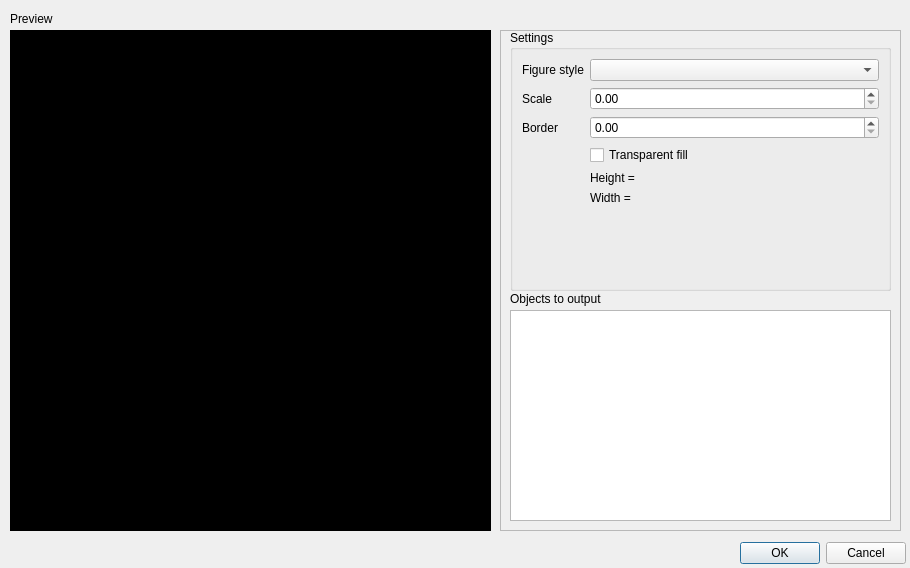
<?xml version="1.0" encoding="UTF-8"?>
<ui version="4.0">
 <class>saveNetworkImageDialog</class>
 <widget class="QDialog" name="saveNetworkImageDialog">
  <property name="windowModality">
   <enum>Qt::ApplicationModal</enum>
  </property>
  <property name="geometry">
   <rect>
    <x>0</x>
    <y>0</y>
    <width>910</width>
    <height>568</height>
   </rect>
  </property>
  <property name="sizePolicy">
   <sizepolicy hsizetype="Fixed" vsizetype="Fixed">
    <horstretch>0</horstretch>
    <verstretch>0</verstretch>
   </sizepolicy>
  </property>
  <property name="windowTitle">
   <string>Dialog</string>
  </property>
  <property name="modal">
   <bool>true</bool>
  </property>
  <widget class="QDialogButtonBox" name="buttonBox">
   <property name="geometry">
    <rect>
     <x>730</x>
     <y>540</y>
     <width>176</width>
     <height>27</height>
    </rect>
   </property>
   <property name="orientation">
    <enum>Qt::Horizontal</enum>
   </property>
   <property name="standardButtons">
    <set>QDialogButtonBox::Cancel|QDialogButtonBox::Ok</set>
   </property>
  </widget>
  <widget class="QLabel" name="label">
   <property name="geometry">
    <rect>
     <x>10</x>
     <y>10</y>
     <width>341</width>
     <height>17</height>
    </rect>
   </property>
   <property name="text">
    <string>Preview</string>
   </property>
  </widget>
  <widget class="QFrame" name="frame">
   <property name="geometry">
    <rect>
     <x>500</x>
     <y>30</y>
     <width>401</width>
     <height>501</height>
    </rect>
   </property>
   <property name="frameShape">
    <enum>QFrame::StyledPanel</enum>
   </property>
   <property name="frameShadow">
    <enum>QFrame::Raised</enum>
   </property>
   <widget class="QGroupBox" name="groupBox">
    <property name="geometry">
     <rect>
      <x>10</x>
      <y>0</y>
      <width>381</width>
      <height>261</height>
     </rect>
    </property>
    <property name="title">
     <string>Settings</string>
    </property>
    <layout class="QFormLayout" name="formLayout">
     <property name="fieldGrowthPolicy">
      <enum>QFormLayout::AllNonFixedFieldsGrow</enum>
     </property>
     <item row="0" column="0">
      <widget class="QLabel" name="figureStyleLabel">
       <property name="text">
        <string>Figure style</string>
       </property>
      </widget>
     </item>
     <item row="0" column="1">
      <widget class="QComboBox" name="comboBox"/>
     </item>
     <item row="1" column="0">
      <widget class="QLabel" name="scaleLabel">
       <property name="text">
        <string>Scale</string>
       </property>
      </widget>
     </item>
     <item row="1" column="1">
      <widget class="QDoubleSpinBox" name="scale_spin"/>
     </item>
     <item row="2" column="0">
      <widget class="QLabel" name="borderLabel">
       <property name="text">
        <string>Border</string>
       </property>
      </widget>
     </item>
     <item row="2" column="1">
      <widget class="QDoubleSpinBox" name="border_spin"/>
     </item>
     <item row="3" column="1">
      <widget class="QCheckBox" name="checkBox">
       <property name="text">
        <string>Transparent fill</string>
       </property>
      </widget>
     </item>
     <item row="4" column="1">
      <widget class="QLabel" name="height_label">
       <property name="text">
        <string>Height = </string>
       </property>
      </widget>
     </item>
     <item row="5" column="1">
      <widget class="QLabel" name="width_label">
       <property name="text">
        <string>Width = </string>
       </property>
      </widget>
     </item>
    </layout>
   </widget>
   <widget class="QLabel" name="label_2">
    <property name="geometry">
     <rect>
      <x>10</x>
      <y>260</y>
      <width>171</width>
      <height>17</height>
     </rect>
    </property>
    <property name="text">
     <string>Objects to output</string>
    </property>
   </widget>
   <widget class="QListView" name="objects">
    <property name="geometry">
     <rect>
      <x>10</x>
      <y>280</y>
      <width>381</width>
      <height>211</height>
     </rect>
    </property>
   </widget>
  </widget>
  <widget class="QFrame" name="frame_3">
   <property name="geometry">
    <rect>
     <x>10</x>
     <y>30</y>
     <width>481</width>
     <height>501</height>
    </rect>
   </property>
   <property name="palette">
    <palette>
     <active>
      <colorrole role="WindowText">
       <brush brushstyle="SolidPattern">
        <color alpha="255">
         <red>255</red>
         <green>255</green>
         <blue>255</blue>
        </color>
       </brush>
      </colorrole>
      <colorrole role="Button">
       <brush brushstyle="SolidPattern">
        <color alpha="255">
         <red>0</red>
         <green>0</green>
         <blue>0</blue>
        </color>
       </brush>
      </colorrole>
      <colorrole role="Light">
       <brush brushstyle="SolidPattern">
        <color alpha="255">
         <red>0</red>
         <green>0</green>
         <blue>0</blue>
        </color>
       </brush>
      </colorrole>
      <colorrole role="Midlight">
       <brush brushstyle="SolidPattern">
        <color alpha="255">
         <red>0</red>
         <green>0</green>
         <blue>0</blue>
        </color>
       </brush>
      </colorrole>
      <colorrole role="Dark">
       <brush brushstyle="SolidPattern">
        <color alpha="255">
         <red>0</red>
         <green>0</green>
         <blue>0</blue>
        </color>
       </brush>
      </colorrole>
      <colorrole role="Mid">
       <brush brushstyle="SolidPattern">
        <color alpha="255">
         <red>0</red>
         <green>0</green>
         <blue>0</blue>
        </color>
       </brush>
      </colorrole>
      <colorrole role="Text">
       <brush brushstyle="SolidPattern">
        <color alpha="255">
         <red>255</red>
         <green>255</green>
         <blue>255</blue>
        </color>
       </brush>
      </colorrole>
      <colorrole role="BrightText">
       <brush brushstyle="SolidPattern">
        <color alpha="255">
         <red>255</red>
         <green>255</green>
         <blue>255</blue>
        </color>
       </brush>
      </colorrole>
      <colorrole role="ButtonText">
       <brush brushstyle="SolidPattern">
        <color alpha="255">
         <red>255</red>
         <green>255</green>
         <blue>255</blue>
        </color>
       </brush>
      </colorrole>
      <colorrole role="Base">
       <brush brushstyle="SolidPattern">
        <color alpha="255">
         <red>0</red>
         <green>0</green>
         <blue>0</blue>
        </color>
       </brush>
      </colorrole>
      <colorrole role="Window">
       <brush brushstyle="SolidPattern">
        <color alpha="255">
         <red>0</red>
         <green>0</green>
         <blue>0</blue>
        </color>
       </brush>
      </colorrole>
      <colorrole role="Shadow">
       <brush brushstyle="SolidPattern">
        <color alpha="255">
         <red>0</red>
         <green>0</green>
         <blue>0</blue>
        </color>
       </brush>
      </colorrole>
      <colorrole role="AlternateBase">
       <brush brushstyle="SolidPattern">
        <color alpha="255">
         <red>0</red>
         <green>0</green>
         <blue>0</blue>
        </color>
       </brush>
      </colorrole>
      <colorrole role="ToolTipBase">
       <brush brushstyle="SolidPattern">
        <color alpha="255">
         <red>255</red>
         <green>255</green>
         <blue>220</blue>
        </color>
       </brush>
      </colorrole>
      <colorrole role="ToolTipText">
       <brush brushstyle="SolidPattern">
        <color alpha="255">
         <red>0</red>
         <green>0</green>
         <blue>0</blue>
        </color>
       </brush>
      </colorrole>
     </active>
     <inactive>
      <colorrole role="WindowText">
       <brush brushstyle="SolidPattern">
        <color alpha="255">
         <red>255</red>
         <green>255</green>
         <blue>255</blue>
        </color>
       </brush>
      </colorrole>
      <colorrole role="Button">
       <brush brushstyle="SolidPattern">
        <color alpha="255">
         <red>0</red>
         <green>0</green>
         <blue>0</blue>
        </color>
       </brush>
      </colorrole>
      <colorrole role="Light">
       <brush brushstyle="SolidPattern">
        <color alpha="255">
         <red>0</red>
         <green>0</green>
         <blue>0</blue>
        </color>
       </brush>
      </colorrole>
      <colorrole role="Midlight">
       <brush brushstyle="SolidPattern">
        <color alpha="255">
         <red>0</red>
         <green>0</green>
         <blue>0</blue>
        </color>
       </brush>
      </colorrole>
      <colorrole role="Dark">
       <brush brushstyle="SolidPattern">
        <color alpha="255">
         <red>0</red>
         <green>0</green>
         <blue>0</blue>
        </color>
       </brush>
      </colorrole>
      <colorrole role="Mid">
       <brush brushstyle="SolidPattern">
        <color alpha="255">
         <red>0</red>
         <green>0</green>
         <blue>0</blue>
        </color>
       </brush>
      </colorrole>
      <colorrole role="Text">
       <brush brushstyle="SolidPattern">
        <color alpha="255">
         <red>255</red>
         <green>255</green>
         <blue>255</blue>
        </color>
       </brush>
      </colorrole>
      <colorrole role="BrightText">
       <brush brushstyle="SolidPattern">
        <color alpha="255">
         <red>255</red>
         <green>255</green>
         <blue>255</blue>
        </color>
       </brush>
      </colorrole>
      <colorrole role="ButtonText">
       <brush brushstyle="SolidPattern">
        <color alpha="255">
         <red>255</red>
         <green>255</green>
         <blue>255</blue>
        </color>
       </brush>
      </colorrole>
      <colorrole role="Base">
       <brush brushstyle="SolidPattern">
        <color alpha="255">
         <red>0</red>
         <green>0</green>
         <blue>0</blue>
        </color>
       </brush>
      </colorrole>
      <colorrole role="Window">
       <brush brushstyle="SolidPattern">
        <color alpha="255">
         <red>0</red>
         <green>0</green>
         <blue>0</blue>
        </color>
       </brush>
      </colorrole>
      <colorrole role="Shadow">
       <brush brushstyle="SolidPattern">
        <color alpha="255">
         <red>0</red>
         <green>0</green>
         <blue>0</blue>
        </color>
       </brush>
      </colorrole>
      <colorrole role="AlternateBase">
       <brush brushstyle="SolidPattern">
        <color alpha="255">
         <red>0</red>
         <green>0</green>
         <blue>0</blue>
        </color>
       </brush>
      </colorrole>
      <colorrole role="ToolTipBase">
       <brush brushstyle="SolidPattern">
        <color alpha="255">
         <red>255</red>
         <green>255</green>
         <blue>220</blue>
        </color>
       </brush>
      </colorrole>
      <colorrole role="ToolTipText">
       <brush brushstyle="SolidPattern">
        <color alpha="255">
         <red>0</red>
         <green>0</green>
         <blue>0</blue>
        </color>
       </brush>
      </colorrole>
     </inactive>
     <disabled>
      <colorrole role="WindowText">
       <brush brushstyle="SolidPattern">
        <color alpha="255">
         <red>0</red>
         <green>0</green>
         <blue>0</blue>
        </color>
       </brush>
      </colorrole>
      <colorrole role="Button">
       <brush brushstyle="SolidPattern">
        <color alpha="255">
         <red>0</red>
         <green>0</green>
         <blue>0</blue>
        </color>
       </brush>
      </colorrole>
      <colorrole role="Light">
       <brush brushstyle="SolidPattern">
        <color alpha="255">
         <red>0</red>
         <green>0</green>
         <blue>0</blue>
        </color>
       </brush>
      </colorrole>
      <colorrole role="Midlight">
       <brush brushstyle="SolidPattern">
        <color alpha="255">
         <red>0</red>
         <green>0</green>
         <blue>0</blue>
        </color>
       </brush>
      </colorrole>
      <colorrole role="Dark">
       <brush brushstyle="SolidPattern">
        <color alpha="255">
         <red>0</red>
         <green>0</green>
         <blue>0</blue>
        </color>
       </brush>
      </colorrole>
      <colorrole role="Mid">
       <brush brushstyle="SolidPattern">
        <color alpha="255">
         <red>0</red>
         <green>0</green>
         <blue>0</blue>
        </color>
       </brush>
      </colorrole>
      <colorrole role="Text">
       <brush brushstyle="SolidPattern">
        <color alpha="255">
         <red>0</red>
         <green>0</green>
         <blue>0</blue>
        </color>
       </brush>
      </colorrole>
      <colorrole role="BrightText">
       <brush brushstyle="SolidPattern">
        <color alpha="255">
         <red>255</red>
         <green>255</green>
         <blue>255</blue>
        </color>
       </brush>
      </colorrole>
      <colorrole role="ButtonText">
       <brush brushstyle="SolidPattern">
        <color alpha="255">
         <red>0</red>
         <green>0</green>
         <blue>0</blue>
        </color>
       </brush>
      </colorrole>
      <colorrole role="Base">
       <brush brushstyle="SolidPattern">
        <color alpha="255">
         <red>0</red>
         <green>0</green>
         <blue>0</blue>
        </color>
       </brush>
      </colorrole>
      <colorrole role="Window">
       <brush brushstyle="SolidPattern">
        <color alpha="255">
         <red>0</red>
         <green>0</green>
         <blue>0</blue>
        </color>
       </brush>
      </colorrole>
      <colorrole role="Shadow">
       <brush brushstyle="SolidPattern">
        <color alpha="255">
         <red>0</red>
         <green>0</green>
         <blue>0</blue>
        </color>
       </brush>
      </colorrole>
      <colorrole role="AlternateBase">
       <brush brushstyle="SolidPattern">
        <color alpha="255">
         <red>0</red>
         <green>0</green>
         <blue>0</blue>
        </color>
       </brush>
      </colorrole>
      <colorrole role="ToolTipBase">
       <brush brushstyle="SolidPattern">
        <color alpha="255">
         <red>255</red>
         <green>255</green>
         <blue>220</blue>
        </color>
       </brush>
      </colorrole>
      <colorrole role="ToolTipText">
       <brush brushstyle="SolidPattern">
        <color alpha="255">
         <red>0</red>
         <green>0</green>
         <blue>0</blue>
        </color>
       </brush>
      </colorrole>
     </disabled>
    </palette>
   </property>
   <property name="autoFillBackground">
    <bool>true</bool>
   </property>
   <property name="frameShape">
    <enum>QFrame::StyledPanel</enum>
   </property>
   <property name="frameShadow">
    <enum>QFrame::Raised</enum>
   </property>
   <widget class="QLabel" name="preview">
    <property name="geometry">
     <rect>
      <x>0</x>
      <y>0</y>
      <width>481</width>
      <height>501</height>
     </rect>
    </property>
    <property name="text">
     <string/>
    </property>
   </widget>
  </widget>
 </widget>
 <resources/>
 <connections>
  <connection>
   <sender>buttonBox</sender>
   <signal>accepted()</signal>
   <receiver>saveNetworkImageDialog</receiver>
   <slot>accept()</slot>
   <hints>
    <hint type="sourcelabel">
     <x>248</x>
     <y>254</y>
    </hint>
    <hint type="destinationlabel">
     <x>157</x>
     <y>274</y>
    </hint>
   </hints>
  </connection>
  <connection>
   <sender>buttonBox</sender>
   <signal>rejected()</signal>
   <receiver>saveNetworkImageDialog</receiver>
   <slot>reject()</slot>
   <hints>
    <hint type="sourcelabel">
     <x>316</x>
     <y>260</y>
    </hint>
    <hint type="destinationlabel">
     <x>286</x>
     <y>274</y>
    </hint>
   </hints>
  </connection>
 </connections>
</ui>
